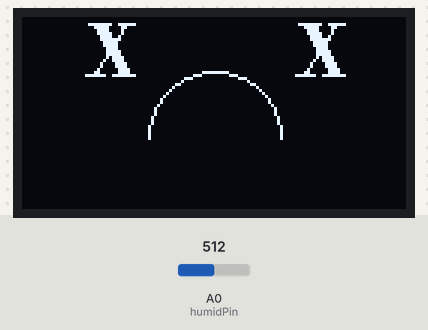
Recording of a sketch running on a simulated Arduino Uno, built with avr-gcc and run on an emulated ATmega328P. On the bench: 128×64 one-colour display. Inputs (shaded band) come from the test bench; at power-on: A0 (humidPin) = 512. What the sketch prints to the serial monitor is not drawn.

Above: at 2.9 s.
3.0 s: A0 (humidPin) set to 531
At 4.4 s:
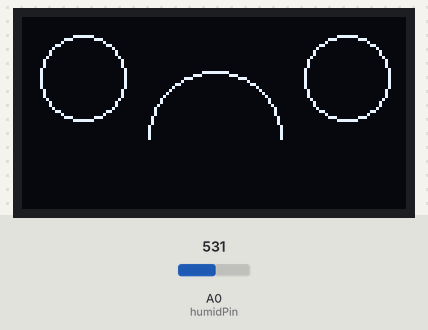
4.8 s: A0 (humidPin) set to 511
At 6.2 s:
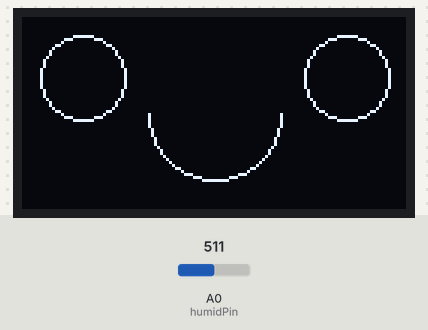
6.9 s: A0 (humidPin) set to 283
8.8 s: A0 (humidPin) set to 258
At 10.5 s:
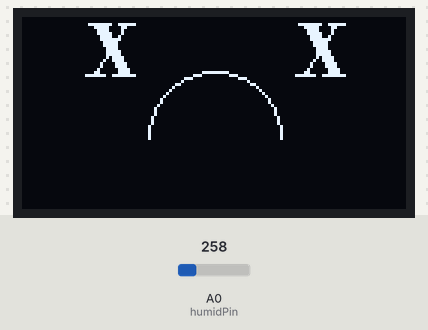
11.2 s: A0 (humidPin) set to 306
At 13.1 s:
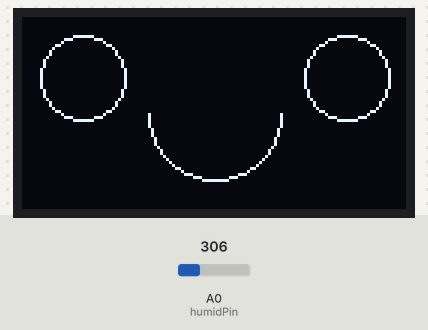
Timing chart, 0 to 14.4 s (numbered marks = the images above; inputs shaded):
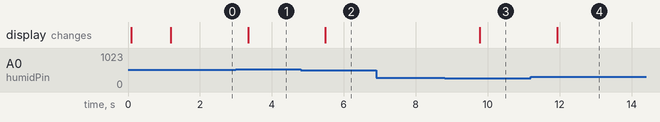

The sketch:

plantinho.ino
```cpp
# include "U8glib.h"

int estado = 4;
const int humidPin = A0;
// const int buzPin = 3;
const int DispSCL = A4;
const int DispSCA = A5;


U8GLIB_SSD1306_128X64 u8g(U8G_I2C_OPT_NONE);

void draw() {
  switch (estado) {
    case 1:
      //AGUA IDEAL
      u8g.drawCircle(20, 20, 14);
      u8g.drawCircle(108, 20, 14);
      u8g.drawCircle(64, 32, 22, U8G_DRAW_LOWER_RIGHT);
      u8g.drawCircle(64, 32, 22, U8G_DRAW_LOWER_LEFT);
      break;
    case 2:
      //AGUA POUCA
      u8g.drawCircle(20, 20, 14);
      u8g.drawCircle(108, 20, 14);
      u8g.drawCircle(64, 40, 22, U8G_DRAW_UPPER_RIGHT);
      u8g.drawCircle(64, 40, 22, U8G_DRAW_UPPER_LEFT);
      break;
    case 3:
      //AGUA MUITO POUCA
      u8g.setFont(u8g_font_osb18);
      u8g.drawStr(20, 20, "X");
      u8g.drawStr(90, 20, "X");
      u8g.drawCircle(64, 40, 22, U8G_DRAW_UPPER_RIGHT);
      u8g.drawCircle(64, 40, 22, U8G_DRAW_UPPER_LEFT);
      // statements
      break;
    case 4:
      //AGUA DEMAIS
      u8g.drawDisc(20, 20, 14, U8G_DRAW_UPPER_RIGHT);
      u8g.drawDisc(20, 20, 14, U8G_DRAW_LOWER_LEFT);
      u8g.drawDisc(108, 20, 14, U8G_DRAW_UPPER_RIGHT);
      u8g.drawDisc(108, 20, 14, U8G_DRAW_LOWER_LEFT);

      u8g.drawCircle(24, 50, 10, U8G_DRAW_UPPER_RIGHT);
      u8g.drawCircle(24, 50, 10, U8G_DRAW_UPPER_LEFT);
      u8g.drawCircle(44, 50, 10, U8G_DRAW_LOWER_RIGHT);
      u8g.drawCircle(44, 50, 10, U8G_DRAW_LOWER_LEFT);
      u8g.drawCircle(64, 50, 10, U8G_DRAW_UPPER_RIGHT);
      u8g.drawCircle(64, 50, 10, U8G_DRAW_UPPER_LEFT);
      u8g.drawCircle(84, 50, 10, U8G_DRAW_LOWER_RIGHT);
      u8g.drawCircle(84, 50, 10, U8G_DRAW_LOWER_LEFT);
      u8g.drawCircle(104, 50, 10, U8G_DRAW_UPPER_RIGHT);
      u8g.drawCircle(104, 50, 10, U8G_DRAW_UPPER_LEFT);
  }
}

void setup() {
  Serial.begin(9600);
  // dht.begin();
  pinMode(humidPin, INPUT);
}

void loop() {
  u8g.firstPage();
  do {
    draw();
  } while (u8g.nextPage());
  delay(1000);

  int result = analogRead(humidPin);
  Serial.println("umidade");
  Serial.println(result);
  int hpercentage = map(result, 1023, 0, 0, 100);
  Serial.println("percent");
  Serial.println(hpercentage);

  if (hpercentage >= 75) {
    estado = 4;
  } else if (hpercentage < 74 && hpercentage >= 50) {
    estado = 1;
  } else if (hpercentage < 49 && hpercentage >= 25) {
    estado = 2;
  } else {
    estado = 3;
  }
}
```

Measured:
- the behaviour switches between 521 and 522 on A0 (humidPin) (found by bisection; images 0 and 1)
- the behaviour switches between 266 and 265 on A0 (humidPin) (found by bisection; images 2 and 3)
- after the input at 3.0 s, the display: changes after 0.34 s (image 1)
- after the input at 4.8 s, the display: changes after 0.68 s (image 2)
- after the input at 6.9 s, every drawn part: stays the same
- after the input at 8.8 s, the display: changes after 0.98 s (image 3)
- after the input at 11.2 s, the display: changes after 0.74 s (image 4)
